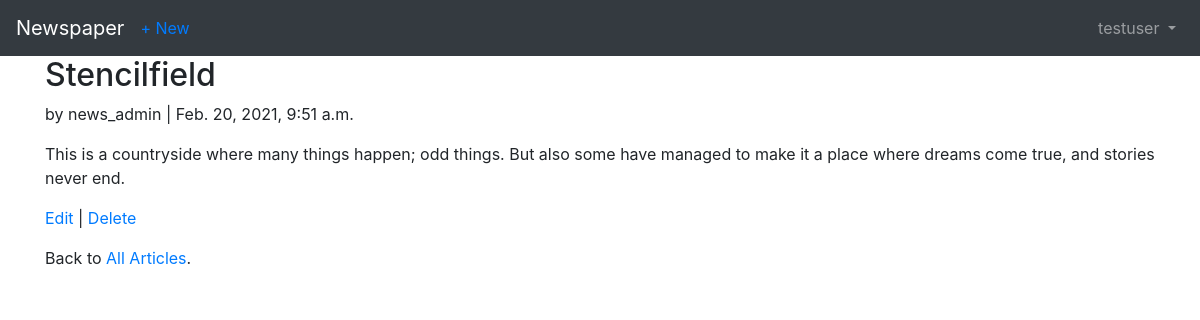
Page /articles/2/ (signed in) on the committed database.
### users/models.py (models this page shows)
class CustomUser(AbstractUser):
    age = models.PositiveIntegerField(null=True, blank=True)

### articles/models.py (models this page shows, shortened)
class Article(models.Model):
    title = models.CharField(max_length = 255)
    body = models.TextField()
    date = models.DateTimeField(auto_now_add = True)
    author = models.ForeignKey(get_user_model(), on_delete = models.CASCADE,)

### articles/views.py (the view)
class ArticleDetailView(LoginRequiredMixin,DetailView):
    model = Article
    template_name = 'articles/article_detail.html'

### articles/templates/articles/article_detail.html
{% extends 'users/base.html' %}
{% block content %}
<div class="article-entry">
    <h2>{{ article.title }}</h2>
     <p>by {{ article.author }} | {{ article.date }}</p>
      <p>{{ article.body }}</p>
</div>
<p><a href="{% url 'article:article_edit' object.pk %}">Edit</a> |
    <a href="{% url 'article:article_delete' article.pk %}">Delete</a></p>
     <p>Back to <a href="{% url 'article:article_list' %}">All Articles</a>.</p>
    {% endblock content %}

### users/templates/users/base.html (shortened to what this page needs)
<!DOCTYPE html>
<html>
<head>
  <link rel="stylesheet" href="https://stackpath.bootstrapcdn.com/bootstrap/4.5.0/css/bootstrap.min.css">
</head>
<body>
  <nav class="navbar navbar-expand-lg navbar-dark bg-dark">
    <a class="navbar-brand" href="{% url 'pages:home' %}">Newspaper</a>
    {% if user.is_authenticated %}
      <ul class="navbar-nav mr-auto">
        <li class="nav-item"><a href="{% url 'article:article_new' %}">+ New</a></li>
      </ul>
    {% endif %}
    <div class="collapse navbar-collapse" id="navbarSupportedContent">
      {% if user.is_authenticated %}
        <ul class="navbar-nav ml-auto">
          <li class="nav-item">
            <a class="nav-link dropdown-toggle" href="#" id="navbarDropdown" role="button" data-toggle="dropdown" aria-haspopup="true" aria-expanded="false">
              {{ user.username }}
            </a>
          </li>
        </ul>
      {% endif %}
    </div>
  </nav>
  <main>
    <div class="container">
      {% block content %}
      {% endblock content %}
    </div>
  </main>
</body>
</html>

### rows in the picture
CustomUser: username "testuser"
Article: title "Stencilfield", author "news_admin", date "Feb. 20, 2021, 9:51 a.m.", body "This is a countryside where many things happen; odd things. But also some have managed to make it a place where dreams come true, and stories never end."
